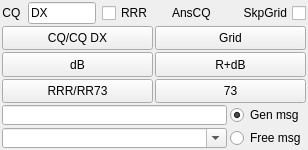
                   <widget class="QWidget" name="tab_2">
                    <property name="sizePolicy">
                     <sizepolicy hsizetype="Expanding" vsizetype="Preferred">
                      <horstretch>2</horstretch>
                      <verstretch>0</verstretch>
                     </sizepolicy>
                    </property>
                    <attribute name="title">
                     <string>2</string>
                    </attribute>
                    <layout class="QGridLayout" name="gridLayout_13">
                     <property name="leftMargin">
                      <number>2</number>
                     </property>
                     <property name="topMargin">
                      <number>2</number>
                     </property>
                     <property name="rightMargin">
                      <number>2</number>
                     </property>
                     <property name="bottomMargin">
                      <number>2</number>
                     </property>
                     <property name="spacing">
                      <number>3</number>
                     </property>
                     <item row="0" column="0">
                      <layout class="QVBoxLayout" name="verticalLayout_8" stretch="3,1">
                       <property name="spacing">
                        <number>2</number>
                       </property>
                       <item>
                        <layout class="QGridLayout" name="gridLayout_4" rowstretch="0,2,2,2">
                         <property name="spacing">
                          <number>2</number>
                         </property>
                         <item row="0" column="0">
                          <layout class="QHBoxLayout" name="horizontalLayout_12">
                           <property name="spacing">
                            <number>1</number>
                           </property>
                           <item>
                            <widget class="QLabel" name="label_9">
                             <property name="sizePolicy">
                              <sizepolicy hsizetype="Preferred" vsizetype="Preferred">
                               <horstretch>0</horstretch>
                               <verstretch>0</verstretch>
                              </sizepolicy>
                             </property>
                             <property name="minimumSize">
                              <size>
                               <width>0</width>
                               <height>0</height>
                              </size>
                             </property>
                             <property name="maximumSize">
                              <size>
                               <width>16777215</width>
                               <height>16777215</height>
                              </size>
                             </property>
                             <property name="text">
                              <string>CQ </string>
                             </property>
                             <property name="alignment">
                              <set>Qt::AlignCenter</set>
                             </property>
                            </widget>
                           </item>
                           <item>
                            <spacer name="horizontalSpacer_5">
                             <property name="orientation">
                              <enum>Qt::Horizontal</enum>
                             </property>
                             <property name="sizeType">
                              <enum>QSizePolicy::Fixed</enum>
                             </property>
                             <property name="sizeHint" stdset="0">
                              <size>
                               <width>3</width>
                               <height>20</height>
                              </size>
                             </property>
                            </spacer>
                           </item>
                           <item>
                            <widget class="QLineEdit" name="directionLineEdit">
                             <property name="sizePolicy">
                              <sizepolicy hsizetype="Expanding" vsizetype="Fixed">
                               <horstretch>1</horstretch>
                               <verstretch>0</verstretch>
                              </sizepolicy>
                             </property>
                             <property name="minimumSize">
                              <size>
                               <width>30</width>
                               <height>0</height>
                              </size>
                             </property>
                             <property name="maximumSize">
                              <size>
                               <width>16777215</width>
                               <height>30</height>
                              </size>
                             </property>
                             <property name="toolTip">
                              <string>&lt;html&gt;&lt;head/&gt;&lt;body&gt;&lt;p&gt;Directional CQ: the word sent after CQ, up to four letters.&lt;/p&gt;&lt;p&gt;DX, a continent (EU, NA, SA, AS, AF, OC), a prefix (JA), ASIA or USA is a region: autoselect answers callers from there. Unless &quot;Strict directional CQ operation&quot; is on, it also answers wanted stations and stations of a new DXCC, wherever they are. FD, RU, WW and the other words of three or four letters, such as TEST or POTA, name an activity: anybody may answer.&lt;/p&gt;&lt;p&gt;Three and four letters are sent in FT8, FT4 and FT2 only. No word is sent with a compound own call.&lt;/p&gt;&lt;/body&gt;&lt;/html&gt;</string>
                             </property>
                             <property name="text">
                              <string>DX</string>
                             </property>
                            </widget>
                           </item>
                           <item>
                            <spacer name="horizontalSpacer">
                             <property name="orientation">
                              <enum>Qt::Horizontal</enum>
                             </property>
                             <property name="sizeType">
                              <enum>QSizePolicy::Fixed</enum>
                             </property>
                             <property name="sizeHint" stdset="0">
                              <size>
                               <width>5</width>
                               <height>20</height>
                              </size>
                             </property>
                            </spacer>
                           </item>
                           <item>
                            <widget class="QCheckBox" name="rrrCheckBox">
                             <property name="sizePolicy">
                              <sizepolicy hsizetype="Preferred" vsizetype="Preferred">
                               <horstretch>0</horstretch>
                               <verstretch>0</verstretch>
                              </sizepolicy>
                             </property>
                             <property name="toolTip">
                              <string>Check to generate 'RRR' message, uncheck to generate 'RR73'</string>
                             </property>
                             <property name="autoFillBackground">
                              <bool>false</bool>
                             </property>
                             <property name="text">
                              <string>RRR</string>
                             </property>
                            </widget>
                           </item>
                          </layout>
                         </item>
                         <item row="0" column="1">
                          <layout class="QHBoxLayout" name="horizontalLayout_13">
                           <property name="spacing">
                            <number>0</number>
                           </property>
                           <item>
                            <widget class="QLabel" name="label_10">
                             <property name="sizePolicy">
                              <sizepolicy hsizetype="Preferred" vsizetype="Preferred">
                               <horstretch>0</horstretch>
                               <verstretch>0</verstretch>
                              </sizepolicy>
                             </property>
                             <property name="minimumSize">
                              <size>
                               <width>0</width>
                               <height>0</height>
                              </size>
                             </property>
                             <property name="maximumSize">
                              <size>
                               <width>16777215</width>
                               <height>16777215</height>
                              </size>
                             </property>
                             <property name="text">
                              <string>AnsCQ </string>
                             </property>
                             <property name="alignment">
                              <set>Qt::AlignCenter</set>
                             </property>
                            </widget>
                           </item>
                           <item>
                            <widget class="QCheckBox" name="skipGrid">
                             <property name="sizePolicy">
                              <sizepolicy hsizetype="Preferred" vsizetype="Preferred">
                               <horstretch>0</horstretch>
                               <verstretch>0</verstretch>
                              </sizepolicy>
                             </property>
                             <property name="toolTip">
                              <string>&lt;html&gt;&lt;head/&gt;&lt;body&gt;&lt;p&gt;Skip transmitting message with QTH Grid locator&lt;/p&gt;&lt;/body&gt;&lt;/html&gt;</string>
                             </property>
                             <property name="layoutDirection">
                              <enum>Qt::RightToLeft</enum>
                             </property>
                             <property name="text">
                              <string>SkpGrid</string>
                             </property>
                            </widget>
                           </item>
                          </layout>
                         </item>
                         <item row="1" column="0">
                          <widget class="QPushButton" name="pbCallCQ">
                           <property name="sizePolicy">
                            <sizepolicy hsizetype="Preferred" vsizetype="Preferred">
                             <horstretch>2</horstretch>
                             <verstretch>2</verstretch>
                            </sizepolicy>
                           </property>
                           <property name="minimumSize">
                            <size>
                             <width>75</width>
                             <height>23</height>
                            </size>
                           </property>
                           <property name="maximumSize">
                            <size>
                             <width>16777215</width>
                             <height>70</height>
                            </size>
                           </property>
                           <property name="toolTip">
                            <string>&lt;html&gt;&lt;head/&gt;&lt;body&gt;&lt;p&gt;Generate CQ or directional CQ message&lt;/p&gt;&lt;/body&gt;&lt;/html&gt;</string>
                           </property>
                           <property name="text">
                            <string>CQ/CQ DX</string>
                           </property>
                          </widget>
                         </item>
                         <item row="1" column="1">
                          <widget class="QPushButton" name="pbAnswerCQ">
                           <property name="sizePolicy">
                            <sizepolicy hsizetype="Preferred" vsizetype="Preferred">
                             <horstretch>2</horstretch>
                             <verstretch>2</verstretch>
                            </sizepolicy>
                           </property>
                           <property name="minimumSize">
                            <size>
                             <width>75</width>
                             <height>23</height>
                            </size>
                           </property>
                           <property name="maximumSize">
                            <size>
                             <width>16777215</width>
                             <height>75</height>
                            </size>
                           </property>
                           <property name="toolTip">
                            <string>Generate message for replying to a CQ</string>
                           </property>
                           <property name="text">
                            <string>Grid</string>
                           </property>
                          </widget>
                         </item>
                         <item row="2" column="0">
                          <widget class="QPushButton" name="pbAnswerCaller">
                           <property name="sizePolicy">
                            <sizepolicy hsizetype="Preferred" vsizetype="Preferred">
                             <horstretch>2</horstretch>
                             <verstretch>2</verstretch>
                            </sizepolicy>
                           </property>
                           <property name="minimumSize">
                            <size>
                             <width>75</width>
                             <height>23</height>
                            </size>
                           </property>
                           <property name="maximumSize">
                            <size>
                             <width>16777215</width>
                             <height>70</height>
                            </size>
                           </property>
                           <property name="toolTip">
                            <string>Generate message with report</string>
                           </property>
                           <property name="text">
                            <string>dB</string>
                           </property>
                          </widget>
                         </item>
                         <item row="2" column="1">
                          <widget class="QPushButton" name="pbSendReport">
                           <property name="sizePolicy">
                            <sizepolicy hsizetype="Preferred" vsizetype="Preferred">
                             <horstretch>2</horstretch>
                             <verstretch>2</verstretch>
                            </sizepolicy>
                           </property>
                           <property name="minimumSize">
                            <size>
                             <width>75</width>
                             <height>23</height>
                            </size>
                           </property>
                           <property name="maximumSize">
                            <size>
                             <width>16777215</width>
                             <height>75</height>
                            </size>
                           </property>
                           <property name="toolTip">
                            <string>Generate message with R+report</string>
                           </property>
                           <property name="text">
                            <string>R+dB</string>
                           </property>
                          </widget>
                         </item>
                         <item row="3" column="0">
                          <widget class="QPushButton" name="pbSendRRR">
                           <property name="sizePolicy">
                            <sizepolicy hsizetype="Preferred" vsizetype="Preferred">
                             <horstretch>2</horstretch>
                             <verstretch>2</verstretch>
                            </sizepolicy>
                           </property>
                           <property name="minimumSize">
                            <size>
                             <width>75</width>
                             <height>23</height>
                            </size>
                           </property>
                           <property name="maximumSize">
                            <size>
                             <width>16777215</width>
                             <height>70</height>
                            </size>
                           </property>
                           <property name="toolTip">
                            <string>&lt;html&gt;&lt;head/&gt;&lt;body&gt;&lt;p&gt;Generate message with RR73 if RRR checkbox is unchecked, generate RRR message if RRR checkbox is checked&lt;/p&gt;&lt;/body&gt;&lt;/html&gt;</string>
                           </property>
                           <property name="text">
                            <string>RRR/RR73</string>
                           </property>
                          </widget>
                         </item>
                         <item row="3" column="1">
                          <widget class="QPushButton" name="pbSend73">
                           <property name="sizePolicy">
                            <sizepolicy hsizetype="Preferred" vsizetype="Preferred">
                             <horstretch>2</horstretch>
                             <verstretch>2</verstretch>
                            </sizepolicy>
                           </property>
                           <property name="minimumSize">
                            <size>
                             <width>75</width>
                             <height>23</height>
                            </size>
                           </property>
                           <property name="maximumSize">
                            <size>
                             <width>16777215</width>
                             <height>75</height>
                            </size>
                           </property>
                           <property name="toolTip">
                            <string>Generate message with 73</string>
                           </property>
                           <property name="text">
                            <string>73</string>
                           </property>
                          </widget>
                         </item>
                        </layout>
                       </item>
                       <item>
                        <layout class="QGridLayout" name="gridLayout_12">
                         <property name="spacing">
                          <number>3</number>
                         </property>
                         <item row="0" column="0">
                          <widget class="QLineEdit" name="genMsg">
                           <property name="sizePolicy">
                            <sizepolicy hsizetype="Expanding" vsizetype="Expanding">
                             <horstretch>3</horstretch>
                             <verstretch>1</verstretch>
                            </sizepolicy>
                           </property>
                           <property name="minimumSize">
                            <size>
                             <width>115</width>
                             <height>20</height>
                            </size>
                           </property>
                           <property name="maximumSize">
                            <size>
                             <width>16777215</width>
                             <height>30</height>
                            </size>
                           </property>
                          </widget>
                         </item>
                         <item row="0" column="1">
                          <widget class="QRadioButton" name="rbGenMsg">
                           <property name="sizePolicy">
                            <sizepolicy hsizetype="Minimum" vsizetype="Fixed">
                             <horstretch>1</horstretch>
                             <verstretch>0</verstretch>
                            </sizepolicy>
                           </property>
                           <property name="minimumSize">
                            <size>
                             <width>0</width>
                             <height>20</height>
                            </size>
                           </property>
                           <property name="toolTip">
                            <string>Send this standard (generated) message</string>
                           </property>
                           <property name="text">
                            <string>Gen msg</string>
                           </property>
                           <property name="checked">
                            <bool>true</bool>
                           </property>
                          </widget>
                         </item>
                         <item row="1" column="0">
                          <widget class="QComboBox" name="freeTextMsg">
                           <property name="sizePolicy">
                            <sizepolicy hsizetype="Preferred" vsizetype="Expanding">
                             <horstretch>3</horstretch>
                             <verstretch>1</verstretch>
                            </sizepolicy>
                           </property>
                           <property name="minimumSize">
                            <size>
                             <width>115</width>
                             <height>20</height>
                            </size>
                           </property>
                           <property name="maximumSize">
                            <size>
                             <width>16777215</width>
                             <height>30</height>
                            </size>
                           </property>
                           <property name="toolTip">
                            <string>Enter a free text message (maximum 13 characters)
or select a predefined macro from the dropdown list.
Press ENTER to add the current text to the predefined
list. The list can be maintained in Settings (F2).</string>
                           </property>
                           <property name="editable">
                            <bool>true</bool>
                           </property>
                           <property name="maxVisibleItems">
                            <number>10</number>
                           </property>
                           <property name="insertPolicy">
                            <enum>QComboBox::InsertAtBottom</enum>
                           </property>
                           <property name="iconSize">
                            <size>
                             <width>16</width>
                             <height>16</height>
                            </size>
                           </property>
                          </widget>
                         </item>
                         <item row="1" column="1">
                          <widget class="QRadioButton" name="rbFreeText">
                           <property name="sizePolicy">
                            <sizepolicy hsizetype="Minimum" vsizetype="Fixed">
                             <horstretch>1</horstretch>
                             <verstretch>0</verstretch>
                            </sizepolicy>
                           </property>
                           <property name="minimumSize">
                            <size>
                             <width>0</width>
                             <height>20</height>
                            </size>
                           </property>
                           <property name="toolTip">
                            <string>Send this free-text message (max 13 characters)</string>
                           </property>
                           <property name="text">
                            <string>Free msg</string>
                           </property>
                          </widget>
                         </item>
                        </layout>
                       </item>
                      </layout>
                     </item>
                    </layout>
                   </widget>
